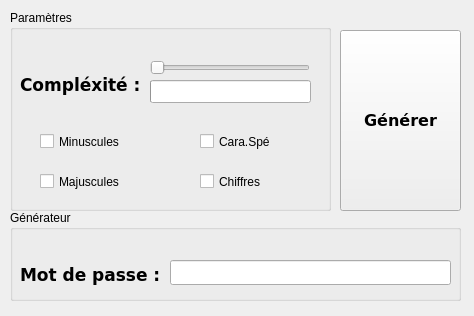
<?xml version="1.0" encoding="UTF-8"?>
<ui version="4.0">
 <class>Widget</class>
 <widget class="QWidget" name="Widget">
  <property name="geometry">
   <rect>
    <x>0</x>
    <y>0</y>
    <width>474</width>
    <height>316</height>
   </rect>
  </property>
  <property name="windowTitle">
   <string>Widget</string>
  </property>
  <widget class="QGroupBox" name="groupBox">
   <property name="geometry">
    <rect>
     <x>10</x>
     <y>210</y>
     <width>451</width>
     <height>91</height>
    </rect>
   </property>
   <property name="title">
    <string>Générateur</string>
   </property>
   <widget class="QLabel" name="label">
    <property name="geometry">
     <rect>
      <x>10</x>
      <y>40</y>
      <width>151</width>
      <height>51</height>
     </rect>
    </property>
    <property name="font">
     <font>
      <family>DejaVu Sans</family>
      <pointsize>13</pointsize>
      <weight>75</weight>
      <bold>true</bold>
     </font>
    </property>
    <property name="text">
     <string>Mot de passe : </string>
    </property>
   </widget>
   <widget class="QLineEdit" name="lineEdit">
    <property name="geometry">
     <rect>
      <x>160</x>
      <y>50</y>
      <width>281</width>
      <height>25</height>
     </rect>
    </property>
   </widget>
  </widget>
  <widget class="QGroupBox" name="groupBox_2">
   <property name="geometry">
    <rect>
     <x>10</x>
     <y>10</y>
     <width>321</width>
     <height>201</height>
    </rect>
   </property>
   <property name="title">
    <string>Paramètres</string>
   </property>
   <widget class="QSlider" name="horizontalSlider">
    <property name="geometry">
     <rect>
      <x>140</x>
      <y>50</y>
      <width>160</width>
      <height>16</height>
     </rect>
    </property>
    <property name="maximum">
     <number>24</number>
    </property>
    <property name="orientation">
     <enum>Qt::Horizontal</enum>
    </property>
   </widget>
   <widget class="QProgressBar" name="progressBar">
    <property name="geometry">
     <rect>
      <x>140</x>
      <y>70</y>
      <width>161</width>
      <height>23</height>
     </rect>
    </property>
    <property name="maximum">
     <number>24</number>
    </property>
    <property name="value">
     <number>0</number>
    </property>
    <property name="textVisible">
     <bool>false</bool>
    </property>
   </widget>
   <widget class="QLabel" name="label_3">
    <property name="geometry">
     <rect>
      <x>10</x>
      <y>50</y>
      <width>151</width>
      <height>51</height>
     </rect>
    </property>
    <property name="font">
     <font>
      <family>DejaVu Sans</family>
      <pointsize>13</pointsize>
      <weight>75</weight>
      <bold>true</bold>
     </font>
    </property>
    <property name="text">
     <string>Compléxité : </string>
    </property>
   </widget>
   <widget class="QCheckBox" name="checkBox">
    <property name="geometry">
     <rect>
      <x>30</x>
      <y>120</y>
      <width>101</width>
      <height>23</height>
     </rect>
    </property>
    <property name="text">
     <string>Minuscules</string>
    </property>
   </widget>
   <widget class="QCheckBox" name="checkBox_2">
    <property name="geometry">
     <rect>
      <x>30</x>
      <y>160</y>
      <width>101</width>
      <height>23</height>
     </rect>
    </property>
    <property name="text">
     <string>Majuscules</string>
    </property>
   </widget>
   <widget class="QCheckBox" name="checkBox_3">
    <property name="geometry">
     <rect>
      <x>190</x>
      <y>120</y>
      <width>101</width>
      <height>23</height>
     </rect>
    </property>
    <property name="text">
     <string>Cara.Spé</string>
    </property>
   </widget>
   <widget class="QCheckBox" name="checkBox_4">
    <property name="geometry">
     <rect>
      <x>190</x>
      <y>160</y>
      <width>101</width>
      <height>23</height>
     </rect>
    </property>
    <property name="text">
     <string>Chiffres</string>
    </property>
   </widget>
  </widget>
  <widget class="QPushButton" name="pushButton">
   <property name="geometry">
    <rect>
     <x>340</x>
     <y>30</y>
     <width>121</width>
     <height>181</height>
    </rect>
   </property>
   <property name="font">
    <font>
     <family>DejaVu Sans</family>
     <pointsize>12</pointsize>
     <weight>75</weight>
     <bold>true</bold>
    </font>
   </property>
   <property name="text">
    <string>Générer</string>
   </property>
  </widget>
 </widget>
 <resources/>
 <connections/>
</ui>
